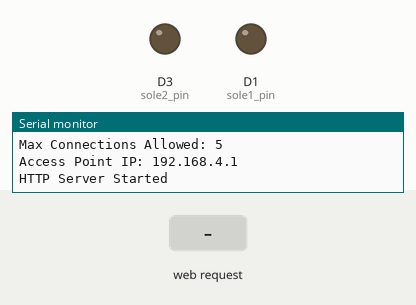
The sketch below on a simulated ESP8266 (Wemos D1 mini). Shown: output pins drawn as LEDs (lit = HIGH), the last lines printed to the serial monitor. Inputs (shaded band) come from the test bench. Random numbers use the default seed unless the sketch sets one.

Above: at 1.2 s.
1.3 s: HTTP request GET /soleyes received
At 3.9 s:
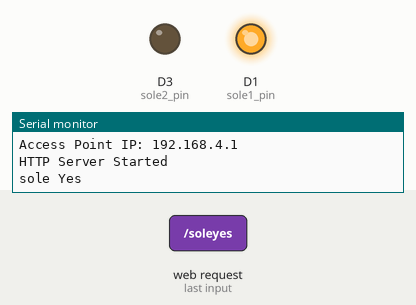
Timing chart, 0 to 15.8 s (numbered marks = the images above; inputs shaded):
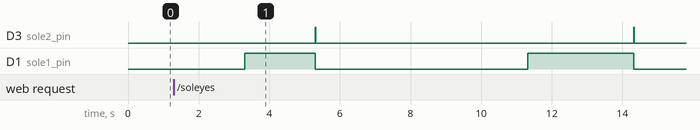

Measured:
- after the input at 1.3 s, D3 (sole2_pin): alternates HIGH for 0.02 s and LOW for 9.0 s, starting after 4.0 s; D1 (sole1_pin): LOW → HIGH after 2.0 s, → LOW 2.0 s later, → HIGH 6.0 s later, → LOW 3.0 s later

The sketch:

Knock_Knock_Contraption.ino
```cpp
// (licence header left out)
#include <ESP8266WiFi.h>
#include <ESP8266WebServer.h>

/* Specifying the SSID and Password of the AP */
const char* ssid = "SamandColby1043"; // Access Point SSID
const char* password = "Test123456"; // Access Point Password
uint8_t max_connections = 5; // Maximum Connection Limit for AP
int current_stations = 0, new_stations = 0;

// Specifying the Webserver instance to connect with HTTP Port: 80
ESP8266WebServer server(80);

// Specifying the Pins connected from vibrators to Wemos
uint8_t sole1_pin = D1;
uint8_t sole2_pin = D3;

// Specifying the boolean variables indicating the status of wemos to solenoids
bool sole1_status = false;
bool sole2_status = false;

void setup() {
  // Start the serial communication channel
  Serial.begin(115200);
  Serial.println();

  // Output mode for the Solenoid Pins
  pinMode(sole1_pin, OUTPUT);
  pinMode(sole2_pin, OUTPUT);

  // Setting the AP Mode with SSID, Password, and Max Connection Limit
  if (WiFi.softAP(ssid, password, 1, false, max_connections) == true) {
    Serial.print("Access Point is Created with SSID: ");
    Serial.println(ssid);
    Serial.print("Max Connections Allowed: ");
    Serial.println(max_connections);
    Serial.print("Access Point IP: ");
    Serial.println(WiFi.softAPIP());
  } else {
    Serial.println("Unable to Create Access Point");
  }

  // Specifying the functions which will be executed upon corresponding GET request from the client
  server.on("/", handle_OnConnect);
  server.on("/soleyes", handle_soleyes);
  server.on("/soleno", handle_soleno);
  server.onNotFound(handle_NotFound);

  // Starting the Server
  server.begin();
  Serial.println("HTTP Server Started");
}

void loop() {
  // Assign the server to handle the clients
  server.handleClient();

  // Continuously check how many stations are connected to Soft AP and notify whenever a new station is connected or disconnected
  new_stations = WiFi.softAPgetStationNum();

  if (current_stations < new_stations) { // Device is Connected
    current_stations = new_stations;
    Serial.print("New Device Connected to SoftAP... Total Connections: ");
    Serial.println(current_stations);
  }

  if (current_stations > new_stations) { // Device is Disconnected
    current_stations = new_stations;
    Serial.print("Device disconnected from SoftAP... Total Connections: ");
    Serial.println(current_stations);
  }

  // Turn the solenoids OFF by default
  digitalWrite(sole1_pin, LOW);
  digitalWrite(sole2_pin, LOW);
}

void handle_OnConnect() {
  Serial.println("Client Connected");
  server.send(200, "text/html", HTML());
}

void handle_soleyes() {
  Serial.println("sole Yes");
  delay(random(1, 7) * 1000);
  digitalWrite(sole1_pin, HIGH);
  delay(random(1, 7) * 1000);
  digitalWrite(sole1_pin, LOW);
  digitalWrite(sole2_pin, HIGH);
  delay(20);
  digitalWrite(sole2_pin, LOW);
  delay(random(1, 7) * 1000);
  digitalWrite(sole1_pin, HIGH);
  delay(random(1, 7) * 1000);
  digitalWrite(sole1_pin, LOW);
  digitalWrite(sole2_pin, HIGH);
  delay(20);
  digitalWrite(sole2_pin, LOW);
  sole1_status = false;
  sole2_status = false;
  server.send(200, "text/html", HTML());
}

void handle_soleno() {
  Serial.println("sole NO");
  delay(random(1, 7) * 1000);
  digitalWrite(sole1_pin, HIGH);
  delay(random(1, 7) * 1000);
  digitalWrite(sole1_pin, LOW);
  digitalWrite(sole2_pin, HIGH);
  delay(20);
  digitalWrite(sole2_pin, LOW);
  sole1_status = false;
  sole2_status = false;
  server.send(200, "text/html", HTML());
}

void handle_NotFound() {
  server.send(404, "text/plain", "Not found");
}

String HTML() {
  String msg = "<!DOCTYPE html> <html>\n";
  msg += "<head><meta name=\"viewport\" content=\"width=device-width, initial-scale=1.0, user-scalable=no\">\n";
  msg += "<title>The Ghost Knock Contraption Server</title>\n";
  msg += "<style>html{font-family:Helvetica; display:inline-block; margin:0px auto; text-align:center; background-color:#2B2934;}\n";
  msg += "body{margin-top: 50px;} h1{color: #000000; margin: 50px auto 30px;} h3{color:#000000; margin-bottom: 50px;}\n";
  msg += ".button{display:block; width:80px; background-color:#f48100; border:none; color:white; padding: 13px 30px; text-decoration:none; font-size:25px; margin: 0px auto 35px; cursor:pointer; border-radius:4px;}\n";
  msg += ".button-on{background-color:#26282d;}\n";
  msg += ".button-on:active{background-color:#26282d;}\n";
  msg += ".button-off{background-color:#000000;}\n";
  msg += ".button-off:active{background-color:#000000;}\n";
  msg += "</style>\n";
  msg += "</head>\n";
  msg += "<body>\n";
  msg += "<h1>The Ghost Knock Contraption Server</h1>\n";
  msg += "<h3>Using Access Point (AP) Mode</h3>\n";
  msg += "<p><a class=\"button button-on\" href=\"/soleyes\">Yes</a></p>\n";
  msg += "<p><a class=\"button button-off\" href=\"/soleno\">No</a></p>\n";
  msg += "</body>\n";
  msg += "</html>\n";
  return msg;
}
```
